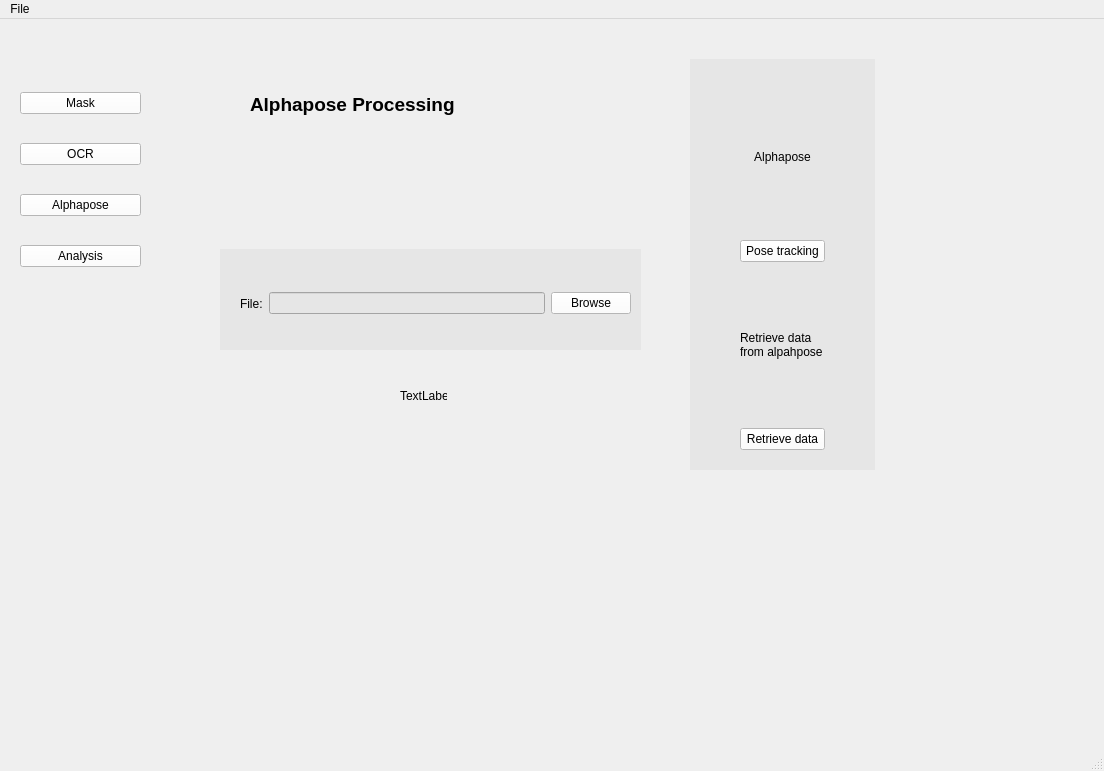
<?xml version="1.0" encoding="UTF-8"?>
<ui version="4.0">
 <class>MainWindow</class>
 <widget class="QMainWindow" name="MainWindow">
  <property name="geometry">
   <rect>
    <x>0</x>
    <y>0</y>
    <width>1104</width>
    <height>771</height>
   </rect>
  </property>
  <property name="windowTitle">
   <string>MainWindow</string>
  </property>
  <widget class="QWidget" name="centralwidget">
   <widget class="QStackedWidget" name="stackedWidget">
    <property name="geometry">
     <rect>
      <x>160</x>
      <y>0</y>
      <width>941</width>
      <height>741</height>
     </rect>
    </property>
    <property name="currentIndex">
     <number>2</number>
    </property>
    <widget class="QWidget" name="maskVideoPage">
     <widget class="QWidget" name="importVideoBar_3" native="true">
      <property name="geometry">
       <rect>
        <x>200</x>
        <y>70</y>
        <width>421</width>
        <height>291</height>
       </rect>
      </property>
      <property name="styleSheet">
       <string notr="true">background-color: rgb(230, 230, 230);</string>
      </property>
      <widget class="QWidget" name="layoutWidget">
       <property name="geometry">
        <rect>
         <x>10</x>
         <y>0</y>
         <width>411</width>
         <height>291</height>
        </rect>
       </property>
       <layout class="QVBoxLayout" name="verticalLayout_2">
        <item>
         <widget class="QLabel" name="label">
          <property name="text">
           <string>Choose video to perform masking</string>
          </property>
          <property name="alignment">
           <set>Qt::AlignCenter</set>
          </property>
          <property name="wordWrap">
           <bool>true</bool>
          </property>
         </widget>
        </item>
        <item>
         <spacer name="verticalSpacer_2">
          <property name="orientation">
           <enum>Qt::Vertical</enum>
          </property>
          <property name="sizeHint" stdset="0">
           <size>
            <width>20</width>
            <height>40</height>
           </size>
          </property>
         </spacer>
        </item>
        <item>
         <layout class="QHBoxLayout" name="horizontalLayout_4">
          <property name="topMargin">
           <number>0</number>
          </property>
          <property name="bottomMargin">
           <number>0</number>
          </property>
          <item>
           <widget class="QLabel" name="label_9">
            <property name="text">
             <string>File:</string>
            </property>
           </widget>
          </item>
          <item>
           <widget class="QLineEdit" name="lineEdit"/>
          </item>
          <item>
           <widget class="QPushButton" name="browse_file_btn_1">
            <property name="styleSheet">
             <string notr="true">background-color: rgb(255, 255, 255);</string>
            </property>
            <property name="text">
             <string>Browse</string>
            </property>
           </widget>
          </item>
         </layout>
        </item>
        <item>
         <spacer name="verticalSpacer">
          <property name="orientation">
           <enum>Qt::Vertical</enum>
          </property>
          <property name="sizeType">
           <enum>QSizePolicy::Expanding</enum>
          </property>
          <property name="sizeHint" stdset="0">
           <size>
            <width>20</width>
            <height>38</height>
           </size>
          </property>
         </spacer>
        </item>
        <item>
         <layout class="QHBoxLayout" name="horizontalLayout_5">
          <item>
           <spacer name="horizontalSpacer_2">
            <property name="orientation">
             <enum>Qt::Horizontal</enum>
            </property>
            <property name="sizeHint" stdset="0">
             <size>
              <width>40</width>
              <height>20</height>
             </size>
            </property>
           </spacer>
          </item>
          <item>
           <widget class="QPushButton" name="perform_masking_btn">
            <property name="sizePolicy">
             <sizepolicy hsizetype="Preferred" vsizetype="Expanding">
              <horstretch>0</horstretch>
              <verstretch>0</verstretch>
             </sizepolicy>
            </property>
            <property name="styleSheet">
             <string notr="true">background-color: rgb(255, 255, 255);</string>
            </property>
            <property name="text">
             <string>Perform masking</string>
            </property>
           </widget>
          </item>
          <item>
           <spacer name="horizontalSpacer">
            <property name="orientation">
             <enum>Qt::Horizontal</enum>
            </property>
            <property name="sizeHint" stdset="0">
             <size>
              <width>40</width>
              <height>20</height>
             </size>
            </property>
           </spacer>
          </item>
         </layout>
        </item>
        <item>
         <spacer name="verticalSpacer_3">
          <property name="orientation">
           <enum>Qt::Vertical</enum>
          </property>
          <property name="sizeHint" stdset="0">
           <size>
            <width>20</width>
            <height>40</height>
           </size>
          </property>
         </spacer>
        </item>
       </layout>
      </widget>
     </widget>
    </widget>
    <widget class="QWidget" name="OCRPage">
     <widget class="QWidget" name="OCRButtons" native="true">
      <property name="geometry">
       <rect>
        <x>660</x>
        <y>110</y>
        <width>185</width>
        <height>421</height>
       </rect>
      </property>
      <property name="autoFillBackground">
       <bool>false</bool>
      </property>
      <property name="styleSheet">
       <string notr="true">background-color: rgb(230, 230, 230);</string>
      </property>
      <widget class="QWidget" name="layoutWidget">
       <property name="geometry">
        <rect>
         <x>40</x>
         <y>20</y>
         <width>121</width>
         <height>381</height>
        </rect>
       </property>
       <layout class="QVBoxLayout" name="verticalLayout">
        <item>
         <spacer name="verticalSpacer_9">
          <property name="orientation">
           <enum>Qt::Vertical</enum>
          </property>
          <property name="sizeHint" stdset="0">
           <size>
            <width>20</width>
            <height>40</height>
           </size>
          </property>
         </spacer>
        </item>
        <item>
         <widget class="QLabel" name="label_3">
          <property name="text">
           <string>When the window opens, select the corners of the scoreboard by clicking. Choose from top left, bottom left, top right, bottom right</string>
          </property>
          <property name="alignment">
           <set>Qt::AlignCenter</set>
          </property>
          <property name="wordWrap">
           <bool>true</bool>
          </property>
         </widget>
        </item>
        <item>
         <spacer name="verticalSpacer_8">
          <property name="orientation">
           <enum>Qt::Vertical</enum>
          </property>
          <property name="sizeHint" stdset="0">
           <size>
            <width>20</width>
            <height>40</height>
           </size>
          </property>
         </spacer>
        </item>
        <item>
         <widget class="QPushButton" name="performOCRButton">
          <property name="styleSheet">
           <string notr="true">background-color: rgb(255, 255, 255);</string>
          </property>
          <property name="text">
           <string>Perform OCR</string>
          </property>
         </widget>
        </item>
        <item>
         <spacer name="verticalSpacer_7">
          <property name="orientation">
           <enum>Qt::Vertical</enum>
          </property>
          <property name="sizeHint" stdset="0">
           <size>
            <width>20</width>
            <height>40</height>
           </size>
          </property>
         </spacer>
        </item>
       </layout>
      </widget>
     </widget>
     <widget class="QWidget" name="importVideoBar_2" native="true">
      <property name="geometry">
       <rect>
        <x>30</x>
        <y>120</y>
        <width>511</width>
        <height>371</height>
       </rect>
      </property>
      <property name="styleSheet">
       <string notr="true">background-color: rgb(230, 230, 230);</string>
      </property>
      <widget class="QWidget" name="layoutWidget">
       <property name="geometry">
        <rect>
         <x>30</x>
         <y>30</y>
         <width>471</width>
         <height>311</height>
        </rect>
       </property>
       <layout class="QVBoxLayout" name="verticalLayout_5">
        <item>
         <widget class="QLabel" name="label_2">
          <property name="font">
           <font>
            <pointsize>11</pointsize>
            <weight>75</weight>
            <bold>true</bold>
           </font>
          </property>
          <property name="text">
           <string>Detect Scoreboard to obtain boxes.csv and then perform OCR</string>
          </property>
          <property name="alignment">
           <set>Qt::AlignCenter</set>
          </property>
          <property name="wordWrap">
           <bool>true</bool>
          </property>
         </widget>
        </item>
        <item>
         <spacer name="verticalSpacer_4">
          <property name="orientation">
           <enum>Qt::Vertical</enum>
          </property>
          <property name="sizeHint" stdset="0">
           <size>
            <width>20</width>
            <height>40</height>
           </size>
          </property>
         </spacer>
        </item>
        <item>
         <layout class="QHBoxLayout" name="horizontalLayout_3">
          <item>
           <widget class="QLabel" name="label_6">
            <property name="text">
             <string>File:</string>
            </property>
           </widget>
          </item>
          <item>
           <widget class="QLineEdit" name="lineEdit_2"/>
          </item>
          <item>
           <widget class="QPushButton" name="browse_file_btn_2">
            <property name="styleSheet">
             <string notr="true">background-color: rgb(255, 255, 255);</string>
            </property>
            <property name="text">
             <string>Browse</string>
            </property>
           </widget>
          </item>
         </layout>
        </item>
        <item>
         <spacer name="verticalSpacer_6">
          <property name="orientation">
           <enum>Qt::Vertical</enum>
          </property>
          <property name="sizeHint" stdset="0">
           <size>
            <width>20</width>
            <height>40</height>
           </size>
          </property>
         </spacer>
        </item>
        <item>
         <layout class="QHBoxLayout" name="horizontalLayout_6">
          <item>
           <spacer name="horizontalSpacer_3">
            <property name="orientation">
             <enum>Qt::Horizontal</enum>
            </property>
            <property name="sizeHint" stdset="0">
             <size>
              <width>40</width>
              <height>20</height>
             </size>
            </property>
           </spacer>
          </item>
          <item>
           <widget class="QLabel" name="scoreboard_progress_label">
            <property name="text">
             <string>Scoreboard Detection Progress</string>
            </property>
           </widget>
          </item>
          <item>
           <spacer name="horizontalSpacer_4">
            <property name="orientation">
             <enum>Qt::Horizontal</enum>
            </property>
            <property name="sizeHint" stdset="0">
             <size>
              <width>40</width>
              <height>20</height>
             </size>
            </property>
           </spacer>
          </item>
         </layout>
        </item>
        <item>
         <spacer name="verticalSpacer_5">
          <property name="orientation">
           <enum>Qt::Vertical</enum>
          </property>
          <property name="sizeHint" stdset="0">
           <size>
            <width>20</width>
            <height>40</height>
           </size>
          </property>
         </spacer>
        </item>
        <item>
         <widget class="QPushButton" name="scoreboardDetection_btn">
          <property name="styleSheet">
           <string notr="true">background-color: rgb(255, 255, 255);</string>
          </property>
          <property name="text">
           <string>Detect Scoreboard</string>
          </property>
         </widget>
        </item>
       </layout>
      </widget>
     </widget>
     <widget class="QLabel" name="ocrPageLabel">
      <property name="geometry">
       <rect>
        <x>90</x>
        <y>50</y>
        <width>241</width>
        <height>71</height>
       </rect>
      </property>
      <property name="font">
       <font>
        <pointsize>14</pointsize>
        <weight>75</weight>
        <bold>true</bold>
       </font>
      </property>
      <property name="text">
       <string>OCR Processing</string>
      </property>
     </widget>
    </widget>
    <widget class="QWidget" name="alphaposePage">
     <widget class="QWidget" name="alphaposeButtons" native="true">
      <property name="geometry">
       <rect>
        <x>530</x>
        <y>40</y>
        <width>185</width>
        <height>411</height>
       </rect>
      </property>
      <property name="autoFillBackground">
       <bool>false</bool>
      </property>
      <property name="styleSheet">
       <string notr="true">background-color: rgb(230, 230, 230);</string>
      </property>
      <widget class="QWidget" name="layoutWidget">
       <property name="geometry">
        <rect>
         <x>50</x>
         <y>20</y>
         <width>85</width>
         <height>371</height>
        </rect>
       </property>
       <layout class="QVBoxLayout" name="verticalLayout_4">
        <item>
         <widget class="QLabel" name="label_7">
          <property name="text">
           <string>Alphapose</string>
          </property>
          <property name="alignment">
           <set>Qt::AlignCenter</set>
          </property>
         </widget>
        </item>
        <item>
         <widget class="QPushButton" name="performPoseTrackingButton">
          <property name="styleSheet">
           <string notr="true">background-color: rgb(255, 255, 255);</string>
          </property>
          <property name="text">
           <string>Pose tracking</string>
          </property>
         </widget>
        </item>
        <item>
         <widget class="QLabel" name="label_8">
          <property name="text">
           <string>Retrieve data from alpahpose</string>
          </property>
          <property name="scaledContents">
           <bool>false</bool>
          </property>
          <property name="wordWrap">
           <bool>true</bool>
          </property>
         </widget>
        </item>
        <item>
         <widget class="QPushButton" name="retrievePoseTrackingDataButton_2">
          <property name="styleSheet">
           <string notr="true">background-color: rgb(255, 255, 255);</string>
          </property>
          <property name="text">
           <string>Retrieve data</string>
          </property>
         </widget>
        </item>
       </layout>
      </widget>
     </widget>
     <widget class="QWidget" name="importVideoBar" native="true">
      <property name="geometry">
       <rect>
        <x>60</x>
        <y>230</y>
        <width>421</width>
        <height>101</height>
       </rect>
      </property>
      <property name="styleSheet">
       <string notr="true">background-color: rgb(230, 230, 230);</string>
      </property>
      <widget class="QWidget" name="layoutWidget">
       <property name="geometry">
        <rect>
         <x>20</x>
         <y>20</y>
         <width>391</width>
         <height>69</height>
        </rect>
       </property>
       <layout class="QHBoxLayout" name="horizontalLayout_2">
        <item>
         <widget class="QLabel" name="label_5">
          <property name="text">
           <string>File:</string>
          </property>
         </widget>
        </item>
        <item>
         <widget class="QLineEdit" name="lineEdit_3"/>
        </item>
        <item>
         <widget class="QPushButton" name="browse_file_btn_3">
          <property name="styleSheet">
           <string notr="true">background-color: rgb(255, 255, 255);</string>
          </property>
          <property name="text">
           <string>Browse</string>
          </property>
         </widget>
        </item>
       </layout>
      </widget>
     </widget>
     <widget class="QLabel" name="alphaposePageLabel">
      <property name="geometry">
       <rect>
        <x>90</x>
        <y>50</y>
        <width>241</width>
        <height>71</height>
       </rect>
      </property>
      <property name="font">
       <font>
        <pointsize>14</pointsize>
        <weight>75</weight>
        <bold>true</bold>
       </font>
      </property>
      <property name="text">
       <string>Alphapose Processing</string>
      </property>
     </widget>
     <widget class="QLabel" name="label_4">
      <property name="geometry">
       <rect>
        <x>240</x>
        <y>370</y>
        <width>47</width>
        <height>14</height>
       </rect>
      </property>
      <property name="text">
       <string>TextLabel</string>
      </property>
     </widget>
    </widget>
    <widget class="QWidget" name="analysisPage">
     <widget class="QWidget" name="widget_3" native="true">
      <property name="geometry">
       <rect>
        <x>60</x>
        <y>20</y>
        <width>421</width>
        <height>251</height>
       </rect>
      </property>
      <property name="styleSheet">
       <string notr="true">background-color: rgb(230, 230, 230);</string>
      </property>
     </widget>
     <widget class="QWidget" name="widget_4" native="true">
      <property name="geometry">
       <rect>
        <x>60</x>
        <y>270</y>
        <width>421</width>
        <height>41</height>
       </rect>
      </property>
      <property name="styleSheet">
       <string notr="true">background-color: rgb(24, 24, 24);</string>
      </property>
      <widget class="QWidget" name="horizontalLayoutWidget">
       <property name="geometry">
        <rect>
         <x>0</x>
         <y>10</y>
         <width>421</width>
         <height>25</height>
        </rect>
       </property>
       <layout class="QHBoxLayout" name="horizontalLayout">
        <property name="spacing">
         <number>30</number>
        </property>
        <property name="leftMargin">
         <number>20</number>
        </property>
        <property name="rightMargin">
         <number>20</number>
        </property>
        <item>
         <widget class="QPushButton" name="rewindButton">
          <property name="styleSheet">
           <string notr="true">background-color: rgb(255, 255, 255);</string>
          </property>
          <property name="text">
           <string>Rewind</string>
          </property>
         </widget>
        </item>
        <item>
         <widget class="QPushButton" name="playButton">
          <property name="styleSheet">
           <string notr="true">background-color: rgb(255, 255, 255);</string>
          </property>
          <property name="text">
           <string>Play</string>
          </property>
         </widget>
        </item>
        <item>
         <widget class="QPushButton" name="forwardButton">
          <property name="styleSheet">
           <string notr="true">background-color: rgb(255, 255, 255);</string>
          </property>
          <property name="text">
           <string>Forward</string>
          </property>
         </widget>
        </item>
       </layout>
      </widget>
     </widget>
    </widget>
   </widget>
   <widget class="QWidget" name="sidebar" native="true">
    <property name="geometry">
     <rect>
      <x>0</x>
      <y>0</y>
      <width>161</width>
      <height>741</height>
     </rect>
    </property>
    <widget class="QWidget" name="layoutWidget">
     <property name="geometry">
      <rect>
       <x>20</x>
       <y>50</y>
       <width>121</width>
       <height>221</height>
      </rect>
     </property>
     <layout class="QVBoxLayout" name="verticalLayout_3">
      <item>
       <widget class="QPushButton" name="mask_btn">
        <property name="styleSheet">
         <string notr="true">background-color: rgb(255, 255, 255);</string>
        </property>
        <property name="text">
         <string>Mask</string>
        </property>
        <property name="checkable">
         <bool>true</bool>
        </property>
        <property name="autoExclusive">
         <bool>true</bool>
        </property>
       </widget>
      </item>
      <item>
       <widget class="QPushButton" name="ocr_btn">
        <property name="styleSheet">
         <string notr="true">background-color: rgb(255, 255, 255);</string>
        </property>
        <property name="text">
         <string>OCR</string>
        </property>
        <property name="checkable">
         <bool>true</bool>
        </property>
        <property name="autoExclusive">
         <bool>true</bool>
        </property>
       </widget>
      </item>
      <item>
       <widget class="QPushButton" name="alphapose_btn">
        <property name="styleSheet">
         <string notr="true">background-color: rgb(255, 255, 255);</string>
        </property>
        <property name="text">
         <string>Alphapose</string>
        </property>
        <property name="checkable">
         <bool>true</bool>
        </property>
        <property name="autoExclusive">
         <bool>true</bool>
        </property>
       </widget>
      </item>
      <item>
       <widget class="QPushButton" name="analysis_btn">
        <property name="styleSheet">
         <string notr="true">background-color: rgb(255, 255, 255);</string>
        </property>
        <property name="text">
         <string>Analysis</string>
        </property>
        <property name="checkable">
         <bool>true</bool>
        </property>
        <property name="autoExclusive">
         <bool>true</bool>
        </property>
       </widget>
      </item>
     </layout>
    </widget>
   </widget>
  </widget>
  <widget class="QMenuBar" name="menubar">
   <property name="geometry">
    <rect>
     <x>0</x>
     <y>0</y>
     <width>1104</width>
     <height>22</height>
    </rect>
   </property>
   <widget class="QMenu" name="menuFile">
    <property name="title">
     <string>File</string>
    </property>
    <addaction name="actionImport_Folder"/>
   </widget>
   <addaction name="menuFile"/>
  </widget>
  <widget class="QStatusBar" name="statusbar"/>
  <action name="actionImport_Folder">
   <property name="text">
    <string>Import Folder</string>
   </property>
  </action>
 </widget>
 <resources/>
 <connections/>
</ui>
